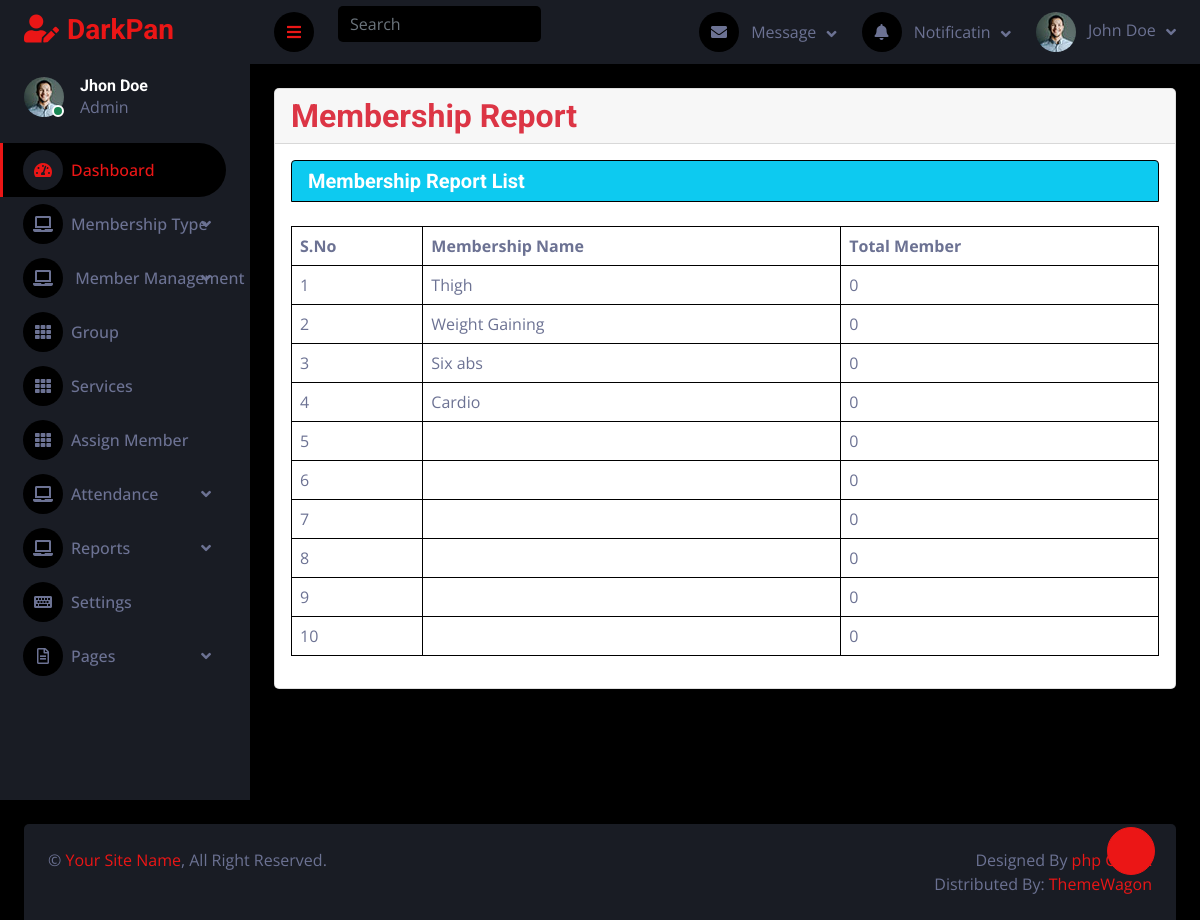
/membership-report.php (signed in), run on the app's committed database.
### tables this page shows
CREATE TABLE IF NOT EXISTS `membership` (
  `id` int NOT NULL AUTO_INCREMENT,
  `m_name` varchar(250) DEFAULT NULL,
  `m_category` varchar(250) DEFAULT NULL,
  `m_period` varchar(250) DEFAULT NULL,
  `m_amount` varchar(250) DEFAULT NULL,
  `m_description` varchar(250) DEFAULT NULL,
  PRIMARY KEY (`id`)
);

### membership-report.php (the view, shortened to what this page needs)
<?php include "common/header.php" ?>
  <div class="container-fluid pt-4 px-4">
                <div class="row g-4">
  <div class="container">
    <div class="admin-content">
      <div class="card mb-4">
        <div class="card-header">
          <h2 class="d-inline text-danger">Membership Report</h2>
        </div>
        <div class="card-body">
          <div class="membership-report">
            <div class="card-header bg-info border mb-4">
              <h5 class="d-inline text-white">Membership Report List</h5>
            </div>
            <table class="table-data table table-bordered">
              <thead class="thead-light">
                <tr>
                  <th>S.No</th>
                  <th>Membership Name</th>
                  <th>Total Member</th>
                </tr>
              </thead>
              <?php
          function mcount($id){
            global $conn;
              $query1 = "SELECT count(m_ship) AS total from `member` where m_ship = $id";
              $result = mysqli_query($conn, $query1);
              if ($result && $row = mysqli_fetch_assoc($result)) {
                    return $row['total'];
                }
              return 0;
          }
              $query = "SELECT *from `membership`";
              $fire = mysqli_query($conn, $query);
              if (mysqli_num_rows($fire) > 0) {
                while ($row = mysqli_fetch_assoc($fire)) {
                  $id = $row['id'];
                  $m_name = $row['m_name'];
              ?>
              <tbody>
                <tr>
                  <td><?php echo $id; ?></td>
                  <td><?php echo $m_name; ?></td>
                <td>   <?php echo mcount($id); ?></td>
                </tr>
              </tbody>
              <?php
                }
              }
              ?>
            </table>
          </div>
        </div>
      </div>
      </div>
      </div>
    </div>
  </div>
</div>
</div>
<?php include "common/footer.php" ?>

### data on the page
membership: id "1", m_name "Thigh", id "0"
membership: id "2", m_name "Weight Gaining", id "0"
membership: id "3", m_name "Six abs", id "0"
membership: id "4", m_name "Cardio", id "0"
membership: id "5", id "0"
membership: id "6", id "0"
membership: id "7", id "0"
membership: id "8", id "0"
membership: id "9", id "0"
membership: id "10", id "0"
